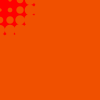
Frame 1 (no input)
Frame 60 (the mouse pressed at the canvas centre just before this capture): identical to frame 1, image omitted
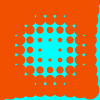
Frame 120 (the mouse held since frame 60 and released just before this capture)

The Processing sketch that drew these frames (run headless with seeded random() and noise(); from frame 60 on, the mouse is pressed at the canvas centre):

// Processing sketch: processing_120876
// ── processing_120876.pde

color c;

void setup(){
  colorMode(HSB,360,100,100);
  background(#F05000);
  smooth();
  //noLoop();
}

void draw(){
   background(map(mouseX,0,width,0,360),100,100);
  for(int i = 0;i<width;i+=10){
    for(int j = 0;j<height;j+=10){
     float d = dist(i,j,mouseX,mouseY); 
     noStroke();
     fill(#F05000);
     
     ellipse(i,j,d/3,d/3);
    }
  }

}
